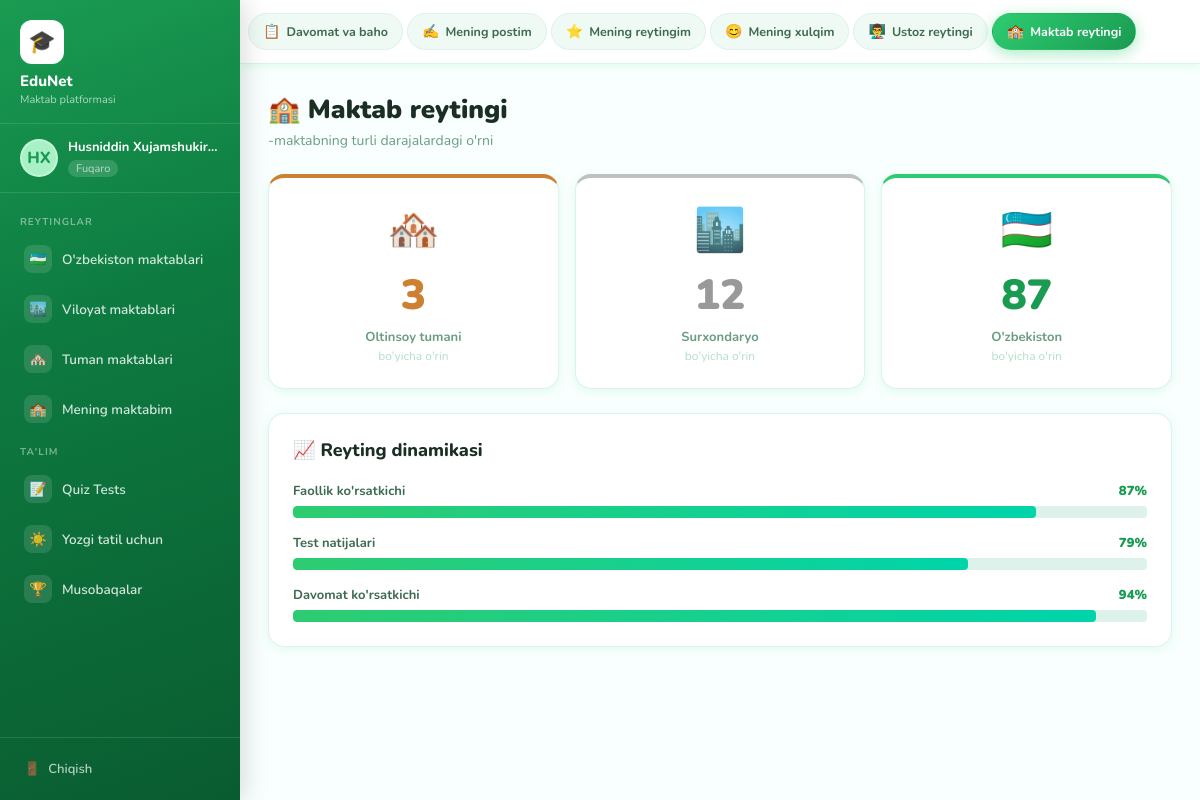
Page /maktab-reyting/ (signed in) on the committed database.
### accounts/models.py (models this page shows, shortened)
class CustomUser(AbstractUser):
    rol = models.CharField(max_length=20, choices=ROL_CHOICES, default='oquvchi')
    viloyat = models.CharField(max_length=50, choices=VILOYATLAR, blank=True)
    tuman = models.CharField(max_length=100, blank=True)
    maktab_raqam = models.CharField(max_length=20, blank=True)
    sinf = models.IntegerField(null=True, blank=True)
    avatar = models.ImageField(upload_to='avatars/', blank=True, null=True)
    reyting = models.FloatField(default=0.0)
    created_at = models.DateTimeField(auto_now_add=True)

### main/views.py (the view)
# urls.py: path('maktab-reyting/', views.maktab_reytingi, name='maktab_reytingi'),
@login_required
def maktab_reytingi(request):
    user = request.user
    context = {
        'tuman_reyting': 3,
        'viloyat_reyting': 12,
        'respublika_reyting': 87,
        'maktab_raqam': user.maktab_raqam,
        'tuman': user.tuman,
        'viloyat': dict(VILOYATLAR).get(user.viloyat, user.viloyat),
    }
    return render(request, 'main/maktab_reytingi.html', context)

### templates/main/maktab_reytingi.html (shortened to what this page needs)
{% extends 'dashboard_base.html' %}
{% block content %}
<div class="page-header">
  <h1>🏫 Maktab reytingi</h1>
  <p>{{ maktab_raqam }}-maktabning turli darajalardagi o'rni</p>
</div>
<div class="three-col" style="margin-bottom:24px">
  <div class="card" style="text-align:center;border-top:4px solid #CD7F32">
    <div style="font-size:42px;margin-bottom:8px">🏘️</div>
    <div style="font-size:42px;font-weight:900;color:#CD7F32">{{ tuman_reyting }}</div>
    <div style="font-size:13px;font-weight:700;color:#6b9e80;margin-top:4px">{{ tuman }} tumani</div>
    <div style="font-size:12px;color:#b3dfc8;margin-top:2px">bo'yicha o'rin</div>
  </div>
  <div class="card" style="text-align:center;border-top:4px solid #C0C0C0">
    <div style="font-size:42px;margin-bottom:8px">🏙️</div>
    <div style="font-size:42px;font-weight:900;color:#999">{{ viloyat_reyting }}</div>
    <div style="font-size:13px;font-weight:700;color:#6b9e80;margin-top:4px">{{ viloyat }}</div>
    <div style="font-size:12px;color:#b3dfc8;margin-top:2px">bo'yicha o'rin</div>
  </div>
  <div class="card" style="text-align:center;border-top:4px solid #2ecc71">
    <div style="font-size:42px;margin-bottom:8px">🇺🇿</div>
    <div style="font-size:42px;font-weight:900;color:#1a9b52">{{ respublika_reyting }}</div>
    <div style="font-size:13px;font-weight:700;color:#6b9e80;margin-top:4px">O'zbekiston</div>
    <div style="font-size:12px;color:#b3dfc8;margin-top:2px">bo'yicha o'rin</div>
  </div>
</div>
<div class="card">
  <div class="card-title" style="margin-bottom:20px">📈 Reyting dinamikasi</div>
  <div style="display:flex;flex-direction:column;gap:16px">
    {% for row in "123" %}
    <div>
      <div style="display:flex;justify-content:space-between;margin-bottom:6px">
        <span style="font-size:13px;font-weight:700;color:#3d6b4f">
          {% if forloop.counter == 1 %}Faollik ko'rsatkichi{% elif forloop.counter == 2 %}Test natijalari{% else %}Davomat ko'rsatkichi{% endif %}
        </span>
        <span style="font-size:13px;font-weight:900;color:#1a9b52">
          {% if forloop.counter == 1 %}87%{% elif forloop.counter == 2 %}79%{% else %}94%{% endif %}
        </span>
      </div>
      <div class="progress-bar" style="height:12px">
        <div class="progress-fill" style="width:{% if forloop.counter == 1 %}87{% elif forloop.counter == 2 %}79{% else %}94{% endif %}%"></div>
      </div>
    </div>
    {% endfor %}
  </div>
</div>
{% endblock %}

### templates/dashboard_base.html
{% extends 'base.html' %}
{% load static %}
{% block body %}
<div class="app-layout">
  <aside class="sidebar">
    <div class="sidebar-logo">
      <div class="logo-icon">🎓</div>
      <h2>EduNet</h2>
      <p>Maktab platformasi</p>
    </div>
    <div class="sidebar-user">
      <div class="avatar">{{ request.user.first_name|first|upper }}{{ request.user.last_name|first|upper }}</div>
      <div class="user-info">
        <div class="name">{{ request.user.get_full_name|default:request.user.username }}</div>
        <span class="rol">{{ request.user.get_rol_display }}</span>
      </div>
    </div>
    <nav class="sidebar-nav">
      <div class="nav-label">Reytinglar</div>
      <a href="{% url 'uzbekiston_maktablari' %}" class="{% if request.resolver_match.url_name == 'uzbekiston_maktablari' %}active{% endif %}">
        <span class="nav-icon">🇺🇿</span> O'zbekiston maktablari
      </a>
      <a href="{% url 'viloyat_maktablari' %}" class="{% if request.resolver_match.url_name == 'viloyat_maktablari' %}active{% endif %}">
        <span class="nav-icon">🏙️</span> Viloyat maktablari
      </a>
      <a href="{% url 'tuman_maktablari' %}" class="{% if request.resolver_match.url_name == 'tuman_maktablari' %}active{% endif %}">
        <span class="nav-icon">🏘️</span> Tuman maktablari
      </a>
      <a href="{% url 'mening_maktabim' %}" class="{% if request.resolver_match.url_name == 'mening_maktabim' %}active{% endif %}">
        <span class="nav-icon">🏫</span> Mening maktabim
      </a>
      <div class="nav-label">Ta'lim</div>
      <a href="{% url 'quiz_tests' %}" class="{% if request.resolver_match.url_name == 'quiz_tests' %}active{% endif %}">
        <span class="nav-icon">📝</span> Quiz Tests
      </a>
      <a href="{% url 'yozgi_tatil' %}" class="{% if request.resolver_match.url_name == 'yozgi_tatil' %}active{% endif %}">
        <span class="nav-icon">☀️</span> Yozgi tatil uchun
      </a>
      <a href="{% url 'musobaqalar' %}" class="{% if request.resolver_match.url_name == 'musobaqalar' %}active{% endif %}">
        <span class="nav-icon">🏆</span> Musobaqalar
      </a>
    </nav>
    <div class="sidebar-bottom">
      <a href="{% url 'logout' %}">
        <span>🚪</span> Chiqish
      </a>
    </div>
  </aside>
  <div class="main-wrapper">
    <header class="topbar">
      <a href="{% url 'davomat_baho' %}" class="top-btn {% if request.resolver_match.url_name == 'davomat_baho' %}active{% endif %}">
        <span class="btn-icon">📋</span> Davomat va baho
      </a>
      <a href="{% url 'mening_postim' %}" class="top-btn {% if request.resolver_match.url_name == 'mening_postim' %}active{% endif %}">
        <span class="btn-icon">✍️</span> Mening postim
      </a>
      <a href="{% url 'mening_reytingim' %}" class="top-btn {% if request.resolver_match.url_name == 'mening_reytingim' %}active{% endif %}">
        <span class="btn-icon">⭐</span> Mening reytingim
      </a>
      <a href="{% url 'mening_xulqim' %}" class="top-btn {% if request.resolver_match.url_name == 'mening_xulqim' %}active{% endif %}">
        <span class="btn-icon">😊</span> Mening xulqim
      </a>
      <a href="{% url 'ustoz_reytingi' %}" class="top-btn {% if request.resolver_match.url_name == 'ustoz_reytingi' %}active{% endif %}">
        <span class="btn-icon">👨‍🏫</span> Ustoz reytingi
      </a>
      <a href="{% url 'maktab_reytingi' %}" class="top-btn {% if request.resolver_match.url_name == 'maktab_reytingi' %}active{% endif %}">
        <span class="btn-icon">🏫</span> Maktab reytingi
      </a>
    </header>
    <main class="page-content">
      {% block content %}{% endblock %}
    </main>
  </div>
</div>
{% endblock %}

### rows in the picture
CustomUser: user.first_name|first "H", user.last_name|first "X", user.get_full_name "Husniddin Xujamshukir…", user.rol "Fuqaro", tuman "Oltinsoy", viloyat "Surxondaryo"

### other values in the picture
{{ tuman_reyting }} "3"
{{ viloyat_reyting }} "12"
{{ respublika_reyting }} "87"
